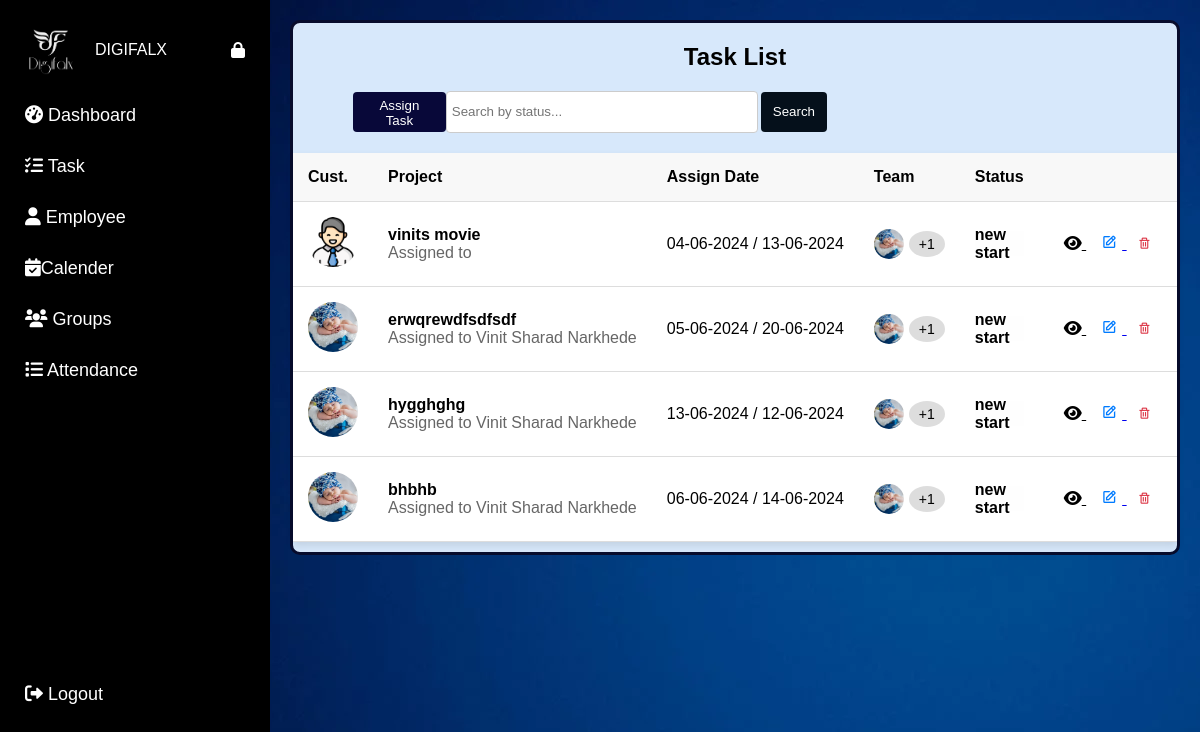
Page /admin/admintasklist on the committed database.
### app.py (models this page shows)
class Task(db.Model):
    id = db.Column(db.Integer, primary_key=True)
    employee_id = db.Column(db.Integer, db.ForeignKey('employee.id'), nullable=False)
    observer_id = db.Column(db.Integer, db.ForeignKey('employee.id'))
    title = db.Column(db.String(150), nullable=False)
    description = db.Column(db.Text, nullable=False)
    status = db.Column(db.String(50), nullable=False, default='new start')
    startdate = db.Column(db.Date, nullable=False)
    enddate = db.Column(db.Date, nullable=False)
    created_by = db.Column(db.String(100), nullable=False)
    summary = db.Column(db.Text)
    assignees = db.relationship('Employee', secondary='task_assignee', backref=db.backref('assigned_tasks', lazy='dynamic'),
                                primaryjoin="Task.id == TaskAssignee.task_id",
                                secondaryjoin="TaskAssignee.employee_id == Employee.id",
                                lazy='dynamic')
    observer = db.relationship('Employee', foreign_keys=[observer_id], lazy='select')

class Employee(db.Model):
    id = db.Column(db.Integer, primary_key=True)
    username = db.Column(db.String(150), nullable=False, unique=True)
    password = db.Column(db.String(150), nullable=False)
    name = db.Column(db.String(100), nullable=False)
    email = db.Column(db.String(100), nullable=False)
    position = db.Column(db.String(100), nullable=False)
    joining_date = db.Column(db.Date, nullable=False, default=datetime.utcnow)
    profile_picture = db.Column(db.String(120), nullable=True)
    group_id = db.Column(db.Integer, db.ForeignKey('group.id'), nullable=True)
    events = db.relationship('Event', backref='employee', lazy=True)
    time_entries = db.relationship('TimeEntry', backref='employee', lazy=True)
    tasks = db.relationship('Task', backref='assigned_employee', foreign_keys=[Task.employee_id], lazy=True)
    observed_tasks = db.relationship('Task', backref='observer_employee', foreign_keys=[Task.observer_id], lazy=True)

### app.py (the view)
@app.route('/admin/admintasklist', methods=['GET'])
def admintasklist():
    search_query = request.args.get('search_query', '')
    if search_query:
        tasks = db.session.query(Task).filter(Task.title.ilike(f'%{search_query}%')).all()
    else:
        tasks = db.session.query(Task).all()
    tasks_data = []
    for task in tasks:
        assignees = task.assignees.all()
        observer = task.observer_employee
        assigned_employee = task.assigned_employee
        tasks_data.append({
            'task': task,
            'employee': assigned_employee,
            'assignees': assignees,
            'observer': observer
        })
    return render_template('admintasklist.html', tasks=tasks_data, search_query=search_query)

### templates/admintasklist.html (shortened to what this page needs)
<!DOCTYPE html>
<html lang="en">
<head>
    <link rel="stylesheet" href="https://cdnjs.cloudflare.com/ajax/libs/font-awesome/6.0.0-beta3/css/all.min.css">
    <link href="https://unpkg.com/boxicons@2.1.4/css/boxicons.min.css" rel="stylesheet" />
    <link rel="stylesheet" type="text/css" href="{{ url_for('static', filename='admintasklist.css') }}">
</head>
<body>
    <div class="sidebar" id="mySidebar">
        <div class="sidebar-header">
            <img src="/static/images/logo.png" alt="Logo" class="sidebar-logo">
            <span class="sidebar-text">DIGIFALX</span>
            <i class="fas fa-lock" id="lockIcon" onclick="toggleLock()"></i>
        </div>
        <a href="{{ url_for('admin') }}"><i class="fas fa-tachometer-alt"></i> <span
                class="menu-text">Dashboard</span></a>
        <a href="{{ url_for('admintasklist') }}"><i class="fas fa-tasks"></i> <span class="menu-text">Task</span></a>
        <a href="{{ url_for('employee_list') }}"><i class="fas fa-user"></i> <span class="menu-text">Employee</span></a>
        <a href="{{ url_for('admincalender') }}"><i class="fas fa-calendar-check"></i><span
                class="menu-text">Calender</span></a>
        <a href="{{ url_for('list_group') }}"><i class="fas fa-users"></i> <span class="menu-text">Groups</span></a>
        <a href="{{ url_for('attendance_list') }}"><i class="fas fa-list"></i> <span
                class="menu-text">Attendance</span></a>
        <a href="{{ url_for('logout') }}" class="logout"><i class="fas fa-sign-out-alt"></i> <span
                class="menu-text">Logout</span></a>
    </div>
    <div id="main" class="content">
        <div class="jumbotron">
            <h2 style="text-align: center;">Task List</h2>
            <div class="form-container">
                <button class="admin-tasks-button" onclick="window.location.href='{{ url_for('admin_tasks') }}'">Assign
                    Task</button>
                <form class="search-bar" action="{{ url_for('admintasklist') }}" method="GET">
                    <input type="text" name="search_query" placeholder="Search by status..." value="{{ search_query }}">
                    <button type="submit">Search</button>
                </form>
            </div>
            <div class="task-table">
                <table>
                    <thead>
                        <tr>
                            <th>Cust.</th>
                            <th>Project</th>
                            <th>Assign Date</th>
                            <th>Team</th>
                            <th>Status</th>
                            <th></th>
                        </tr>
                    </thead>
                    <tbody>
                        {% for task_data in tasks %}
                        <tr>
                            <td>
                                {% if task_data.task.created_by == 'admin' %}
    <img src="{{ url_for('static', filename='profile_pics/admindefault.png') }}" alt="Profile Picture" class="profile-pic">
{% else %}
    {% if task_data.employee.profile_picture %}
        <img src="{{ url_for('static', filename='profile_pics/' ~ task_data.employee.profile_picture) }}" alt="Profile Picture" class="profile-pic">
    {% else %}
        <img src="{{ url_for('static', filename='profile_pics/default.png') }}" alt="Profile Picture" class="profile-pic">
    {% endif %}
{% endif %}
                            </td>
                            <td>
                                <div class="project-details">
                                    <span class="project-title">{{ task_data.task.title }}</span>
                                    <span class="project-assigned">Assigned to {{ task_data.employee.name }}</span>
                                </div>
                            </td>
                            <td>{{ task_data.task.startdate.strftime('%d-%m-%Y') }} /
                                {{task_data.task.enddate.strftime('%d-%m-%Y') }}</td>
                            <td>
                                <div class="team">
                                    {% for assignee in task_data.assignees %}
                                    {% if assignee.profile_picture %}
                                    <img src="{{ url_for('static', filename='profile_pics/' ~ assignee.profile_picture) }}"
                                        alt="Assignee Picture" class="team-pic">
                                    {% else %}
                                    <img src="{{ url_for('static', filename='profile_pics/default.png') }}"
                                        alt="Assignee Picture" class="team-pic">
                                    {% endif %}
                                    {% endfor %}
                                    <span class="team-count">+{{ task_data.assignees|length }}</span>
                                </div>
                            </td>
                            <td>
                                <div class="status-bar">
                                    <span class="status-text">{{ task_data.task.status }}</span>
                                </div>
                            </td>
                            <td>
                                <a href="{{ url_for('admintaskdetails', task_id=task_data.task.id) }}"
                                    style="color: rgb(0, 0, 0); margin: 0 10px;">
                                    <i class="fas fa-eye"></i>
                                </a>
                                <a href="{{ url_for('admin_update_task', task_id=task_data.task.id) }}">
                                    <i class="bx bx-edit edit-icon"></i>
                                </a>
                                <form action="{{ url_for('admin_delete_task', task_id=task_data.task.id) }}"
                                    method="POST" style="display:inline;">
                                    <button type="submit" style="background:none;border:none; align-items: center;">
                                        <i class="bx bx-trash delete-icon"></i>
                                    </button>
                                </form>
                            </td>
                        </tr>
                        {% endfor %}
                    </tbody>
                </table>
            </div>
        </div>
    </div>
</body>
</html>

### static/admintasklist.css (style rules this page uses)
body { margin: 0; background: linear-gradient(120deg, #f0f4f8, #d9e2ec); font-family: 'Trebuchet MS', 'Lucida Sans Unicode', 'Lucida Grande', 'Lucida Sans', Arial, sans-serif; background-image: url(/static/images/bg.png); }
.sidebar { height: 100%; width: 270px; position: fixed; top: 0; left: 0; background-color: black; overflow-x: hidden; transition: width 0.5s; padding-top: 0; z-index: 1000; }
.sidebar-header { display: flex; align-items: center; padding: 15px 25px; color: white; margin-top: 10px; }
.sidebar-logo { width: 50px; height: 50px; margin-right: 20px; }
.sidebar-text { flex-grow: 1; }
#lockIcon { cursor: pointer; }
.sidebar a { padding: 15px 25px; text-decoration: none; font-size: large; color: rgb(255, 255, 255); display: block; transition: 0.3s; }
.sidebar a.logout { position: absolute; bottom: 80px; width: 100%; }
#main { transition: margin-left 0.5s; padding: 20px; margin-left: 270px; }
.jumbotron { background-color: #d7e8fb; border: 3px solid #070c2c; border-radius: 10px; }
.task-table { width: 100%; max-width: 1000px; margin: 20px auto; border-collapse: collapse; background: #d6dcfa; margin-bottom: 10px; }
.task-table table { width: 100%; border-collapse: collapse; box-shadow: 0 4px 8px rgba(0, 0, 0, 0.1); background-color: #fff; }
.task-table th, .task-table td { padding: 15px; text-align: left; border-bottom: 1px solid #ddd; }
.task-table th { background-color: #f8f8f8; font-weight: bold; }
.task-table td { background-color: #fff; }
.profile-pic { width: 50px; height: 50px; border-radius: 50%; object-fit: cover; }
.project-details { display: flex; flex-direction: column; }
.project-title { font-weight: bold; }
.project-assigned { color: #666; }
.team { display: flex; align-items: center; }
.team-pic { width: 30px; height: 30px; border-radius: 50%; object-fit: cover; margin-right: 5px; }
.team-count { background-color: #ddd; border-radius: 50%; padding: 5px 10px; font-size: 14px; }
.status-bar { display: flex; align-items: center; position: relative; background-color: #fefefe; height: 25px; }
.status-text { position: absolute; color: rgb(0, 0, 0); font-weight: bold; }
.edit-icon, .delete-icon { cursor: pointer; margin: 0 5px; }
.edit-icon { color: #007bff; }
.delete-icon { color: #dc3545; }
.search-bar input { padding: 10px; width: 300px; border: 1px solid #ddd; border-radius: 5px; margin-right: 10px; }
.search-bar button { padding: 10px 20px; border: none; background-color: #000000; color: white; border-radius: 5px; cursor: pointer; }
.form-container { display: flex; justify-content: space-between; align-items: center; margin-bottom: 20px; padding-left: 60px; padding-right: 350px; }
.search-bar { display: flex; align-items: center; }
.search-bar input[type="text"] { padding: 5px; margin-right: 3px; border: 1px solid #ccc; border-radius: 4px; height: 30px; }
.search-bar button { padding: 6px 12px; background-color: #05101b; color: white; border: none; border-radius: 4px; cursor: pointer; height: 40px; }
.admin-tasks-button { padding: 6px 12px; background-color: #080839; color: white; border: none; border-radius: 4px; cursor: pointer; width: 130px; height: 40px; }

### rows in the picture
Task: task "vinits movie", task.startdate "04-06-2024", task.enddate "13-06-2024", task.status "new start"
Employee: profile_picture (picture), employee.name "Vinit Sharad Narkhede" "Vinit Sharad Narkhede" "Vinit Sharad Narkhede"
Task: task "erwqrewdfsdfsdf", task.startdate "05-06-2024", task.enddate "20-06-2024", task.status "new start"
Task: task "hygghghg", task.startdate "13-06-2024", task.enddate "12-06-2024", task.status "new start"
Task: task "bhbhb", task.startdate "06-06-2024", task.enddate "14-06-2024", task.status "new start"

### other values in the picture
{{ task_data.assignees|length }} "1" "1" "1" "1"
